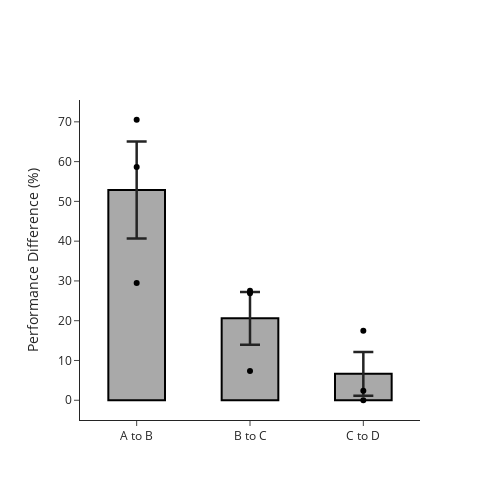

Here is the notebook cell this chart was saved with:
### Code cell
## Get performance drop for each mouse
performance_drop = ctb.performance_drop(accuracy, day_list=[5, 10, 15], replace=True)
performance_drop = performance_drop.replace({5: 'A to B', 10: 'B to C', 15: 'C to D'})
avg_drop = performance_drop.groupby(['day'], as_index=False).agg({'drop': ['mean', 'sem']})
avg_drop_df = avg_drop['drop']
avg_drop_df.insert(0, 'day', avg_drop['day'])
## Plot fig
fig = pf.custom_graph_template(x_title='', y_title='Performance Difference (%)')
fig.add_trace(go.Bar(x=avg_drop_df['day'], y=avg_drop_df['mean'],
                     error_y=dict(type = 'data', array=avg_drop_df['sem'], thickness = 2.5, width = 10),
                     marker_color='darkgrey', marker_line_color='black',
                     marker_line_width=2, showlegend=False, width=[0.5, 0.5, 0.5]))
fig.add_trace(go.Scatter(x=performance_drop['day'], y=performance_drop['drop'], mode='markers', 
                            marker_color='black', showlegend=False))
fig.show()

### Figure 1 — Plotly figure (JSON) as saved in the notebook; plotly's stock layout.template omitted (floating-point values rounded to 4 significant figures)
{"data": [{"error_y": {"array": [12.21, 6.624, 5.474], "thickness": 2.5, "type": "data", "width": 10}, "marker": {"color": "darkgrey", "line": {"color": "black", "width": 2}}, "showlegend": false, "type": "bar", "width": [0.5, 0.5, 0.5], "x": ["A to B", "B to C", "C to D"], "y": [52.88, 20.59, 6.635]}, {"marker": {"color": "black"}, "mode": "markers", "showlegend": false, "type": "scatter", "x": ["A to B", "A to B", "A to B", "B to C", "B to C", "B to C", "C to D", "C to D", "C to D"], "y": [29.45, 70.52, 58.67, 26.92, 27.5, 7.346, 0, 2.411, 17.5]}], "layout": {"height": 500, "title": {"x": 0.5, "xanchor": "center", "y": 0.9, "yanchor": "top"}, "width": 500, "xaxis": {"anchor": "y", "domain": [0, 1], "title": {"text": ""}}, "yaxis": {"anchor": "x", "domain": [0, 1], "title": {"text": "Performance Difference (%)"}}}}
